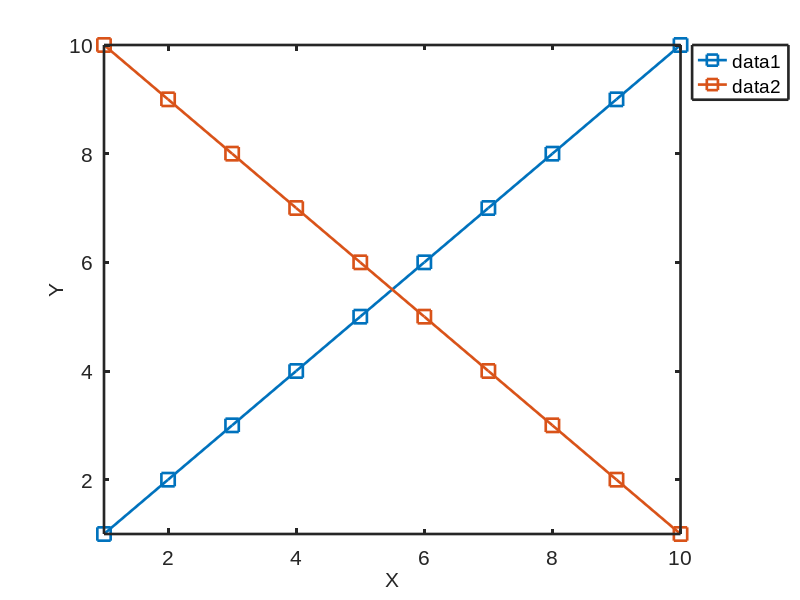

MATLAB code to generate this figure: (Note: this script raises an error after producing the figure.)
clear;
close all;
clc;

prevFontName = get(0,'defaultAxesFontName');
set(0,'defaultAxesFontName','Arial');
resolutionScaling = 96/get(0,'ScreenPixelsPerInch');
fontSize = 16*resolutionScaling;
lineWidth = 2*resolutionScaling;
markerSize = 10*resolutionScaling;

figure
hold on
set(gca,'Layer','top')
p = plot(1:10,[1:10;10:-1:1],'s-','LineWidth',lineWidth,'MarkerSize',markerSize);
[lg, lg_icons] = legend(p,{'data1','data2'},'Location','NorthEastOutside','Orientation','Vertical','Fontsize',fontSize,'Box','on','LineWidth',lineWidth);
% l = legend(p,{'data1','data2'},'Location','SouthWestOutside','Orientation','Vertical','Fontsize',fontSize,'Box','on','LineWidth',lineWidth);
xlim([1,10])
ylim([1,10])
% set(gca,'fontSize',fontSize,'lineWidth',lineWidth,'Box','off')
set(gca,'fontSize',fontSize,'lineWidth',lineWidth,'Box','on')
xlabel('X','fontSize',fontSize)
ylabel('Y','fontSize',fontSize)

% plot2svg('legend.svg','','',lg_icons,0) % no clipping
plot2svg('legend.svg','','',lg_icons,1) % box off/on dependent clipping [default]
% plot2svg('legend.svg','','',lg_icons,2) % strict axes dependent clipping
% plot2svg('legend.svg','','',lg_icons,3) % axes + data dependent clipping

saveas(gca,'legend_saveas.svg')

set(0,'defaultAxesFontName',prevFontName);
